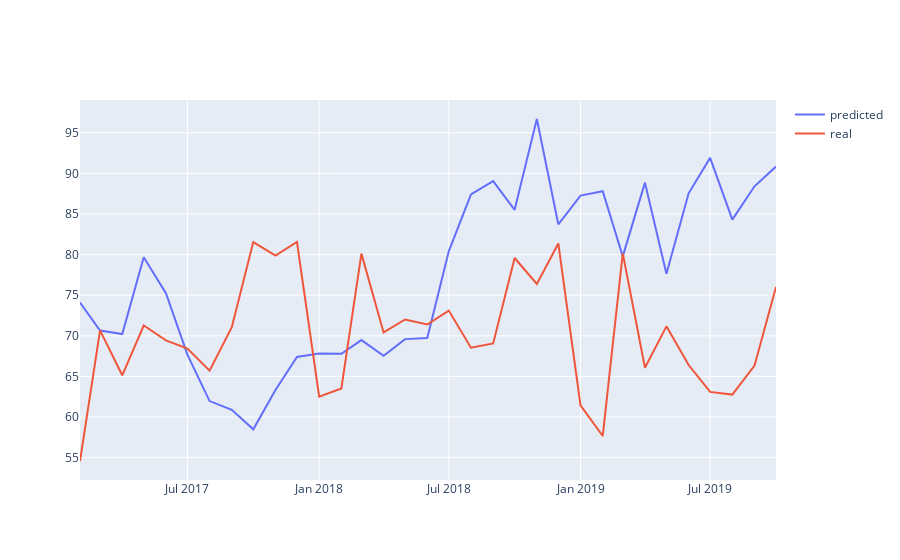
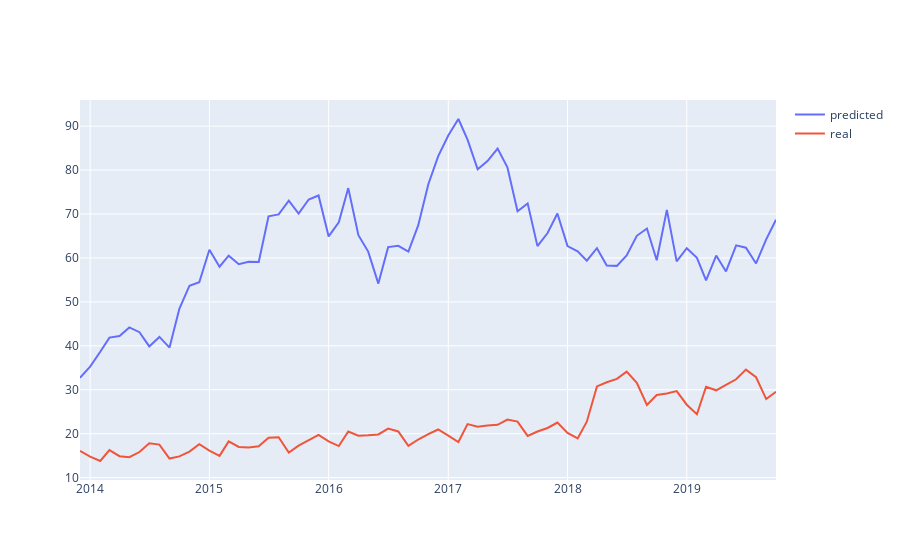
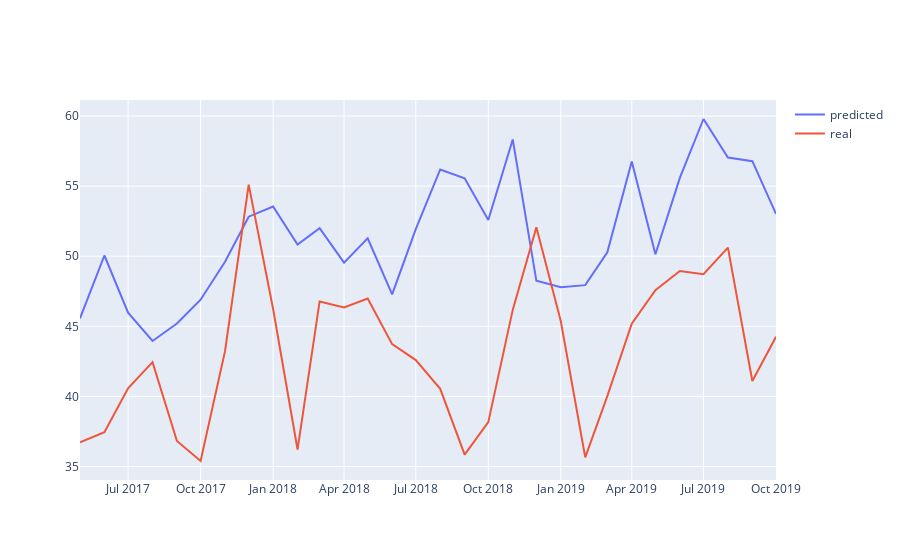
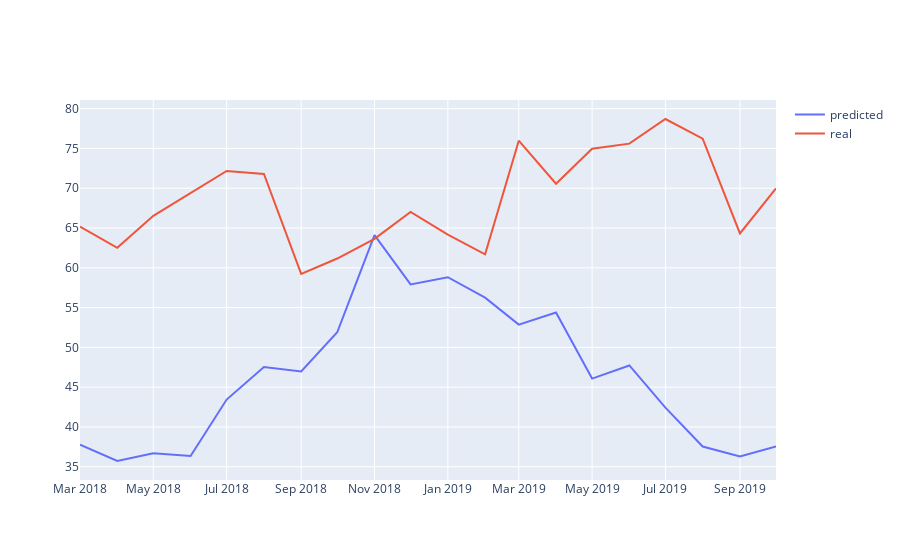

Notebook code for these charts, in order:
### Code cell
linear_regression_models_df = {}
y_test_y_pred_df_dict_linear_regression = {}
target = "Close"


for symbol in final_data_dict.keys():
    data_tmp = final_data_dict[symbol]
    
    train, test = time_series_splitter(data_tmp, 0.2)
    
    train_date = train["Date"]
    test_date = test["Date"]

    train = train.drop("Date", axis=1)
    test = test.drop("Date", axis=1)

    X_train = train.drop(target, axis=1)
    y_train = train[target]

    X_test = test.drop(target, axis=1)
    y_test = test[target]

    lr_tmp = LinearRegression()
    lr_tmp.fit(X_train, y_train)

    y_pred = lr_tmp.predict(X_test)

    fig = go.Figure()
    show_df = pd.DataFrame({"y test": y_test.values, "y pred": y_pred}, index=test_date.values)
    y_test_y_pred_df_dict_linear_regression[symbol] = show_df

    fig.add_trace(go.Scatter(x=show_df.index, y=show_df["y test"], name='predicted'))
    fig.add_trace(go.Scatter(x=show_df.index, y=show_df["y pred"], name='real'))

    linear_regression_models_df[symbol] = lr_tmp
    # fig.add_trace() = px.line(x=show_df.index, y=show_df["y pred"], title='fucking fuck')
    fig.show()

save_object(linear_regression_models_df, "linear_regression_models_df.pickl")
save_object(y_test_y_pred_df_dict_linear_regression, "y_test_y_pred_df_dict_linear_regression.pickl")
